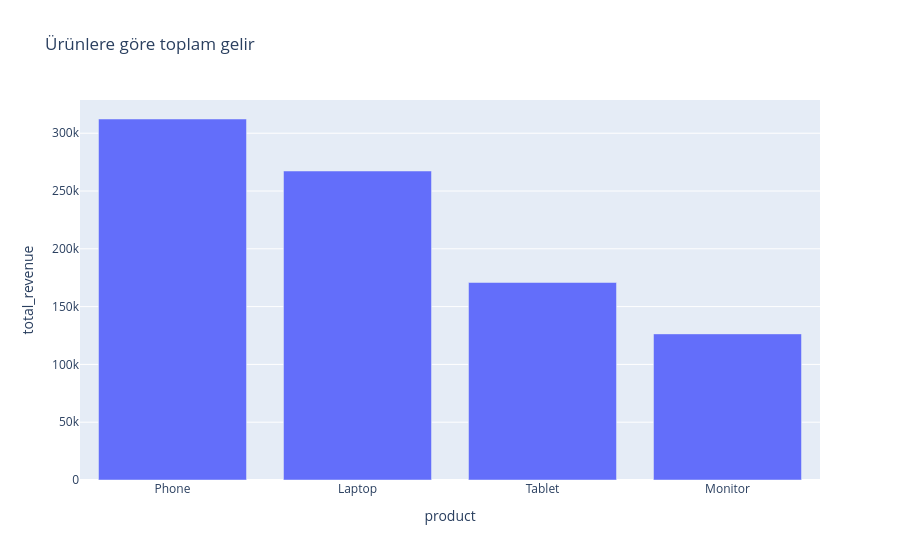

Notebook code for this chart:
### Markdown cell above
### Sonuçların analiz edilmesi
İlk grafik ürünlere göre toplam satışların görselleştirmesi iken, ikinci grafik bölgelere göre toplam satışların görselleştirilmesidir.

### Code cell
fig= px.bar(
    data_frame=product_sales,
    x="product",
    y="total_revenue",
    title="Ürünlere göre toplam gelir"
)
fig.show()

### Figure 1 — Plotly figure (JSON) as saved in the notebook; plotly's stock layout.template omitted (floating-point values rounded to 4 significant figures)
{"data": [{"hovertemplate": "product=%{x}<br>total_revenue=%{y}<extra></extra>", "legendgroup": "", "marker": {"color": "#636efa", "pattern": {"shape": ""}}, "name": "", "orientation": "v", "showlegend": false, "textposition": "auto", "type": "bar", "x": ["Phone", "Laptop", "Tablet", "Monitor"], "xaxis": "x", "y": [312300.0, 267300.0, 170900.0, 126400.0], "yaxis": "y"}], "layout": {"barmode": "relative", "legend": {"tracegroupgap": 0}, "title": {"text": "Ürünlere göre toplam gelir"}, "xaxis": {"anchor": "y", "domain": [0, 1], "title": {"text": "product"}}, "yaxis": {"anchor": "x", "domain": [0, 1], "title": {"text": "total_revenue"}}}}
